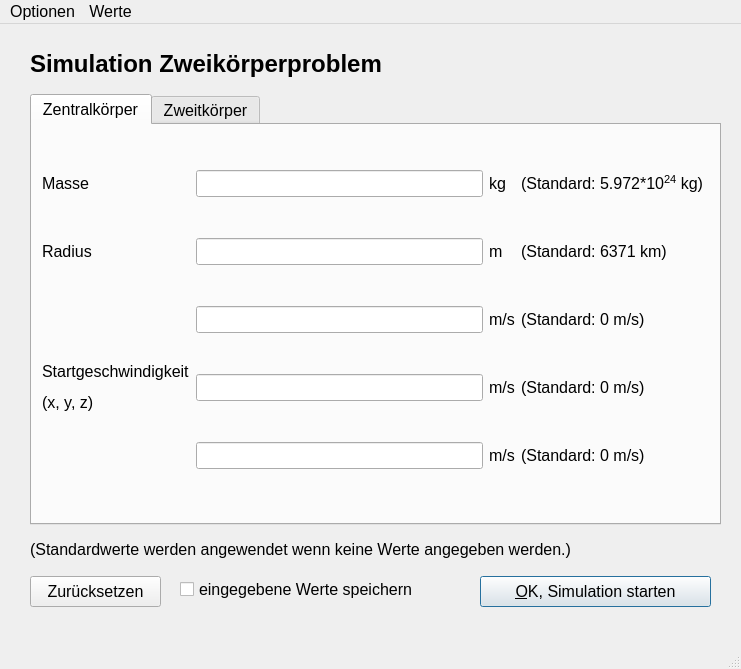
<?xml version="1.0" encoding="UTF-8"?>
<ui version="4.0">
 <class>EntryWindow</class>
 <widget class="QMainWindow" name="EntryWindow">
  <property name="geometry">
   <rect>
    <x>0</x>
    <y>0</y>
    <width>741</width>
    <height>669</height>
   </rect>
  </property>
  <property name="sizePolicy">
   <sizepolicy hsizetype="Expanding" vsizetype="Expanding">
    <horstretch>0</horstretch>
    <verstretch>0</verstretch>
   </sizepolicy>
  </property>
  <property name="minimumSize">
   <size>
    <width>660</width>
    <height>500</height>
   </size>
  </property>
  <property name="maximumSize">
   <size>
    <width>16777215</width>
    <height>16777215</height>
   </size>
  </property>
  <property name="font">
   <font>
    <pointsize>12</pointsize>
   </font>
  </property>
  <property name="windowTitle">
   <string>Eingabe</string>
  </property>
  <widget class="QWidget" name="centralwidget">
   <widget class="QLabel" name="label_13">
    <property name="geometry">
     <rect>
      <x>30</x>
      <y>510</y>
      <width>701</width>
      <height>31</height>
     </rect>
    </property>
    <property name="text">
     <string>&lt;html&gt;&lt;head/&gt;&lt;body&gt;&lt;p&gt;(Standardwerte werden angewendet wenn keine Werte angegeben werden.)&lt;/p&gt;&lt;/body&gt;&lt;/html&gt;</string>
    </property>
   </widget>
   <widget class="QLabel" name="label_17">
    <property name="geometry">
     <rect>
      <x>30</x>
      <y>20</y>
      <width>481</width>
      <height>41</height>
     </rect>
    </property>
    <property name="text">
     <string>&lt;html&gt;&lt;head/&gt;&lt;body&gt;&lt;p&gt;&lt;span style=&quot; font-size:18pt; font-weight:600;&quot;&gt;Simulation Zweikörperproblem&lt;/span&gt;&lt;/p&gt;&lt;/body&gt;&lt;/html&gt;</string>
    </property>
   </widget>
   <widget class="QPushButton" name="b_ok">
    <property name="geometry">
     <rect>
      <x>480</x>
      <y>552</y>
      <width>231</width>
      <height>31</height>
     </rect>
    </property>
    <property name="text">
     <string>&amp;OK, Simulation starten</string>
    </property>
    <property name="default">
     <bool>true</bool>
    </property>
   </widget>
   <widget class="QPushButton" name="b_reset">
    <property name="geometry">
     <rect>
      <x>30</x>
      <y>552</y>
      <width>131</width>
      <height>31</height>
     </rect>
    </property>
    <property name="text">
     <string>Zurücksetzen</string>
    </property>
   </widget>
   <widget class="QCheckBox" name="save_values">
    <property name="geometry">
     <rect>
      <x>180</x>
      <y>550</y>
      <width>291</width>
      <height>31</height>
     </rect>
    </property>
    <property name="text">
     <string>eingegebene Werte speichern</string>
    </property>
   </widget>
   <widget class="QTabWidget" name="tabWidget">
    <property name="geometry">
     <rect>
      <x>30</x>
      <y>70</y>
      <width>691</width>
      <height>431</height>
     </rect>
    </property>
    <property name="tabPosition">
     <enum>QTabWidget::North</enum>
    </property>
    <property name="currentIndex">
     <number>0</number>
    </property>
    <property name="movable">
     <bool>false</bool>
    </property>
    <widget class="QWidget" name="tab">
     <attribute name="title">
      <string>Zentralkörper</string>
     </attribute>
     <widget class="QWidget" name="gridLayoutWidget_2">
      <property name="geometry">
       <rect>
        <x>10</x>
        <y>10</y>
        <width>661</width>
        <height>371</height>
       </rect>
      </property>
      <layout class="QGridLayout" name="gridLayout_2">
       <item row="3" column="1">
        <widget class="QLineEdit" name="central_v0_y"/>
       </item>
       <item row="1" column="0">
        <widget class="QLabel" name="label_3">
         <property name="text">
          <string>Radius</string>
         </property>
        </widget>
       </item>
       <item row="2" column="1">
        <widget class="QLineEdit" name="central_v0_x"/>
       </item>
       <item row="0" column="0">
        <widget class="QLabel" name="label">
         <property name="text">
          <string>Masse</string>
         </property>
        </widget>
       </item>
       <item row="0" column="3">
        <widget class="QLabel" name="label_5">
         <property name="text">
          <string>&lt;html&gt;&lt;head/&gt;&lt;body&gt;&lt;p&gt;(Standard: 5.972*10&lt;span style=&quot; vertical-align:super;&quot;&gt;24&lt;/span&gt; kg)&lt;/p&gt;&lt;/body&gt;&lt;/html&gt;</string>
         </property>
        </widget>
       </item>
       <item row="1" column="1">
        <widget class="QLineEdit" name="central_radius"/>
       </item>
       <item row="1" column="3">
        <widget class="QLabel" name="label_4">
         <property name="text">
          <string>&lt;html&gt;&lt;head/&gt;&lt;body&gt;&lt;p&gt;(Standard: 6371 km)&lt;/p&gt;&lt;/body&gt;&lt;/html&gt;</string>
         </property>
        </widget>
       </item>
       <item row="0" column="1">
        <widget class="QLineEdit" name="central_mass"/>
       </item>
       <item row="0" column="2">
        <widget class="QLabel" name="label_6">
         <property name="text">
          <string>&lt;html&gt;&lt;head/&gt;&lt;body&gt;&lt;p&gt;kg&lt;/p&gt;&lt;/body&gt;&lt;/html&gt;</string>
         </property>
        </widget>
       </item>
       <item row="1" column="2">
        <widget class="QLabel" name="label_11">
         <property name="text">
          <string>&lt;html&gt;&lt;head/&gt;&lt;body&gt;&lt;p&gt;m&lt;/p&gt;&lt;/body&gt;&lt;/html&gt;</string>
         </property>
        </widget>
       </item>
       <item row="4" column="1">
        <widget class="QLineEdit" name="central_v0_z"/>
       </item>
       <item row="2" column="0" rowspan="3">
        <widget class="QLabel" name="label_25">
         <property name="text">
          <string>&lt;html&gt;&lt;head/&gt;&lt;body&gt;&lt;p&gt;Startgeschwindigkeit&lt;/p&gt;&lt;p&gt;(x, y, z)&lt;/p&gt;&lt;/body&gt;&lt;/html&gt;</string>
         </property>
        </widget>
       </item>
       <item row="2" column="2">
        <widget class="QLabel" name="label_26">
         <property name="text">
          <string>m/s</string>
         </property>
        </widget>
       </item>
       <item row="3" column="2">
        <widget class="QLabel" name="label_27">
         <property name="text">
          <string>m/s</string>
         </property>
        </widget>
       </item>
       <item row="4" column="2">
        <widget class="QLabel" name="label_28">
         <property name="text">
          <string>m/s</string>
         </property>
        </widget>
       </item>
       <item row="2" column="3">
        <widget class="QLabel" name="label_29">
         <property name="text">
          <string>(Standard: 0 m/s)</string>
         </property>
        </widget>
       </item>
       <item row="3" column="3">
        <widget class="QLabel" name="label_30">
         <property name="text">
          <string>(Standard: 0 m/s)</string>
         </property>
        </widget>
       </item>
       <item row="4" column="3">
        <widget class="QLabel" name="label_31">
         <property name="text">
          <string>(Standard: 0 m/s)</string>
         </property>
        </widget>
       </item>
      </layout>
     </widget>
    </widget>
    <widget class="QWidget" name="tab_2">
     <attribute name="title">
      <string>Zweitkörper</string>
     </attribute>
     <widget class="QWidget" name="gridLayoutWidget_3">
      <property name="geometry">
       <rect>
        <x>10</x>
        <y>10</y>
        <width>661</width>
        <height>371</height>
       </rect>
      </property>
      <layout class="QGridLayout" name="gridLayout_3">
       <item row="2" column="2">
        <widget class="QLabel" name="label_21">
         <property name="text">
          <string>m/s</string>
         </property>
        </widget>
       </item>
       <item row="5" column="1">
        <widget class="QLineEdit" name="distance">
         <property name="sizePolicy">
          <sizepolicy hsizetype="Expanding" vsizetype="Fixed">
           <horstretch>0</horstretch>
           <verstretch>0</verstretch>
          </sizepolicy>
         </property>
        </widget>
       </item>
       <item row="0" column="3">
        <widget class="QLabel" name="label_12">
         <property name="text">
          <string>&lt;html&gt;&lt;head/&gt;&lt;body&gt;&lt;p&gt;(Standard: 500 kg)&lt;/p&gt;&lt;/body&gt;&lt;/html&gt;</string>
         </property>
        </widget>
       </item>
       <item row="5" column="3">
        <widget class="QLabel" name="label_15">
         <property name="text">
          <string>&lt;html&gt;&lt;head/&gt;&lt;body&gt;&lt;p&gt;(Standard: 1000 km)&lt;/p&gt;&lt;/body&gt;&lt;/html&gt;</string>
         </property>
        </widget>
       </item>
       <item row="0" column="0">
        <widget class="QLabel" name="label_2">
         <property name="text">
          <string>Masse</string>
         </property>
        </widget>
       </item>
       <item row="5" column="0">
        <widget class="QLabel" name="label_16">
         <property name="text">
          <string>&lt;html&gt;&lt;head/&gt;&lt;body&gt;&lt;p&gt;Start-Distanz zu&lt;/p&gt;&lt;p&gt;Zentralkörper&lt;/p&gt;&lt;/body&gt;&lt;/html&gt;</string>
         </property>
        </widget>
       </item>
       <item row="3" column="1">
        <widget class="QLineEdit" name="sat_v0_y"/>
       </item>
       <item row="2" column="1">
        <widget class="QLineEdit" name="sat_v0_x"/>
       </item>
       <item row="1" column="3">
        <widget class="QLabel" name="label_9">
         <property name="text">
          <string>&lt;html&gt;&lt;head/&gt;&lt;body&gt;&lt;p&gt;(Standard: 2 m)&lt;/p&gt;&lt;/body&gt;&lt;/html&gt;</string>
         </property>
        </widget>
       </item>
       <item row="4" column="3">
        <widget class="QLabel" name="label_24">
         <property name="text">
          <string>(Standard: -8000 m/s)</string>
         </property>
        </widget>
       </item>
       <item row="1" column="2">
        <widget class="QLabel" name="label_7">
         <property name="text">
          <string>&lt;html&gt;&lt;head/&gt;&lt;body&gt;&lt;p&gt;m&lt;/p&gt;&lt;/body&gt;&lt;/html&gt;</string>
         </property>
        </widget>
       </item>
       <item row="4" column="1">
        <widget class="QLineEdit" name="sat_v0_z"/>
       </item>
       <item row="1" column="0">
        <widget class="QLabel" name="label_8">
         <property name="text">
          <string>Radius</string>
         </property>
        </widget>
       </item>
       <item row="1" column="1">
        <widget class="QLineEdit" name="sat_radius"/>
       </item>
       <item row="4" column="2">
        <widget class="QLabel" name="label_22">
         <property name="text">
          <string>m/s</string>
         </property>
        </widget>
       </item>
       <item row="2" column="3">
        <widget class="QLabel" name="label_23">
         <property name="text">
          <string>(Standard: 0 m/s)</string>
         </property>
        </widget>
       </item>
       <item row="2" column="0" rowspan="3">
        <widget class="QLabel" name="label_18">
         <property name="text">
          <string>&lt;html&gt;&lt;head/&gt;&lt;body&gt;&lt;p&gt;Startgeschwindigkeit&lt;/p&gt;&lt;p&gt;(x, y, z)&lt;/p&gt;&lt;/body&gt;&lt;/html&gt;</string>
         </property>
        </widget>
       </item>
       <item row="0" column="2">
        <widget class="QLabel" name="label_10">
         <property name="text">
          <string>&lt;html&gt;&lt;head/&gt;&lt;body&gt;&lt;p&gt;kg&lt;/p&gt;&lt;/body&gt;&lt;/html&gt;</string>
         </property>
        </widget>
       </item>
       <item row="3" column="2">
        <widget class="QLabel" name="label_19">
         <property name="text">
          <string>m/s</string>
         </property>
        </widget>
       </item>
       <item row="5" column="2">
        <widget class="QLabel" name="label_14">
         <property name="text">
          <string>&lt;html&gt;&lt;head/&gt;&lt;body&gt;&lt;p&gt;m&lt;/p&gt;&lt;/body&gt;&lt;/html&gt;</string>
         </property>
        </widget>
       </item>
       <item row="0" column="1">
        <widget class="QLineEdit" name="sat_mass"/>
       </item>
       <item row="3" column="3">
        <widget class="QLabel" name="label_20">
         <property name="text">
          <string>(Standard: 0 m/s)</string>
         </property>
        </widget>
       </item>
      </layout>
     </widget>
    </widget>
   </widget>
  </widget>
  <widget class="QMenuBar" name="menubar">
   <property name="geometry">
    <rect>
     <x>0</x>
     <y>0</y>
     <width>741</width>
     <height>27</height>
    </rect>
   </property>
   <widget class="QMenu" name="menuOptionen">
    <property name="title">
     <string>Optionen</string>
    </property>
    <addaction name="actionEinstellungen"/>
    <addaction name="separator"/>
    <addaction name="actionVerlassen"/>
   </widget>
   <widget class="QMenu" name="menuBeispiele">
    <property name="title">
     <string>Werte</string>
    </property>
    <addaction name="actionVoreinstellungen"/>
    <addaction name="separator"/>
    <addaction name="actiongespeicherte_Werte_laden"/>
   </widget>
   <addaction name="menuOptionen"/>
   <addaction name="menuBeispiele"/>
  </widget>
  <widget class="QStatusBar" name="statusbar"/>
  <action name="actionEinstellungen">
   <property name="text">
    <string>Einstellungen...</string>
   </property>
   <property name="shortcut">
    <string>Ctrl+I</string>
   </property>
  </action>
  <action name="actionVerlassen">
   <property name="text">
    <string>Verlassen</string>
   </property>
   <property name="shortcut">
    <string>Ctrl+Q</string>
   </property>
  </action>
  <action name="actiongespeicherte_Werte_laden">
   <property name="text">
    <string>gespeicherte Werte laden...</string>
   </property>
   <property name="shortcut">
    <string>Ctrl+L</string>
   </property>
  </action>
  <action name="actionVoreinstellungen">
   <property name="text">
    <string>Voreinstellungen...</string>
   </property>
   <property name="shortcut">
    <string>Ctrl+E</string>
   </property>
  </action>
 </widget>
 <tabstops>
  <tabstop>tabWidget</tabstop>
  <tabstop>central_mass</tabstop>
  <tabstop>central_radius</tabstop>
  <tabstop>central_v0_x</tabstop>
  <tabstop>central_v0_y</tabstop>
  <tabstop>central_v0_z</tabstop>
  <tabstop>sat_mass</tabstop>
  <tabstop>sat_radius</tabstop>
  <tabstop>sat_v0_x</tabstop>
  <tabstop>sat_v0_y</tabstop>
  <tabstop>sat_v0_z</tabstop>
  <tabstop>distance</tabstop>
  <tabstop>b_reset</tabstop>
  <tabstop>save_values</tabstop>
  <tabstop>b_ok</tabstop>
 </tabstops>
 <resources/>
 <connections/>
</ui>
